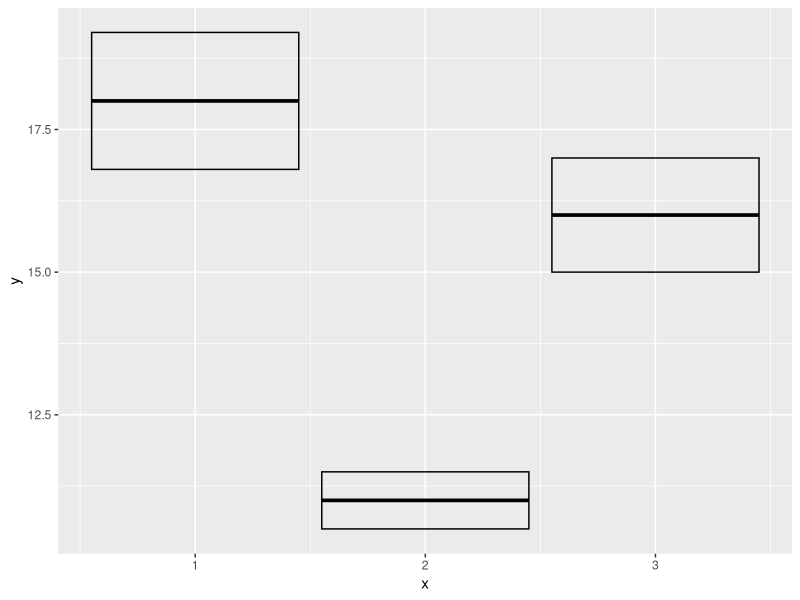
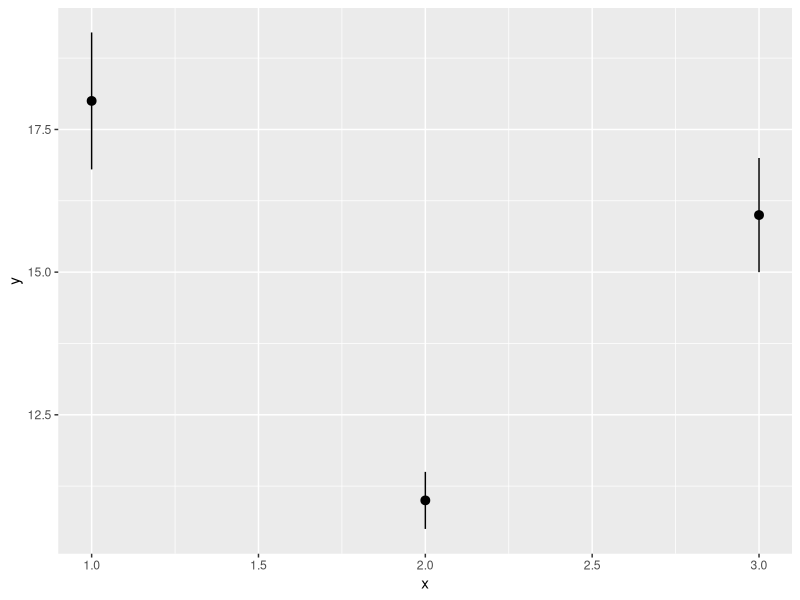
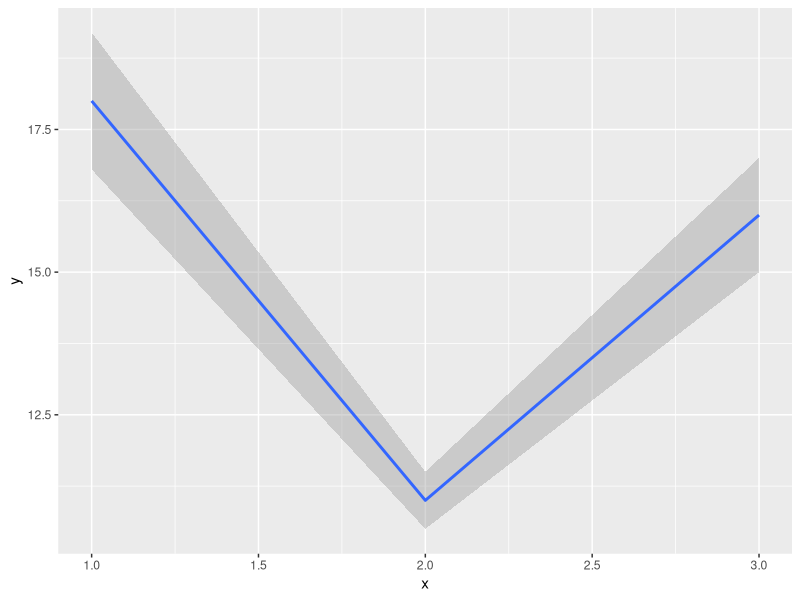
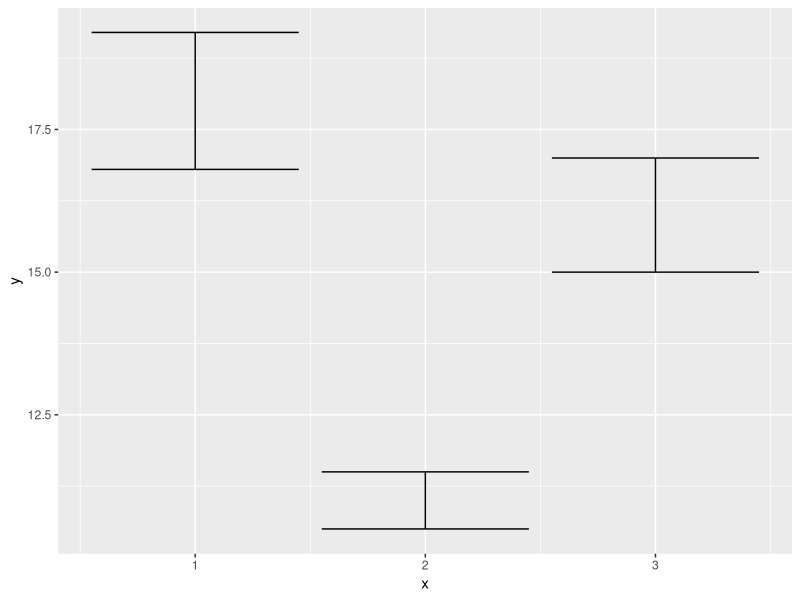
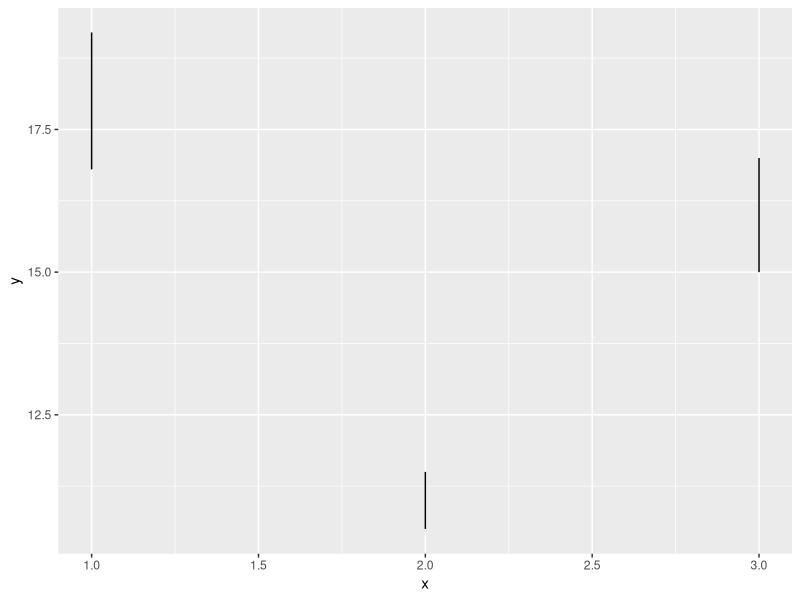
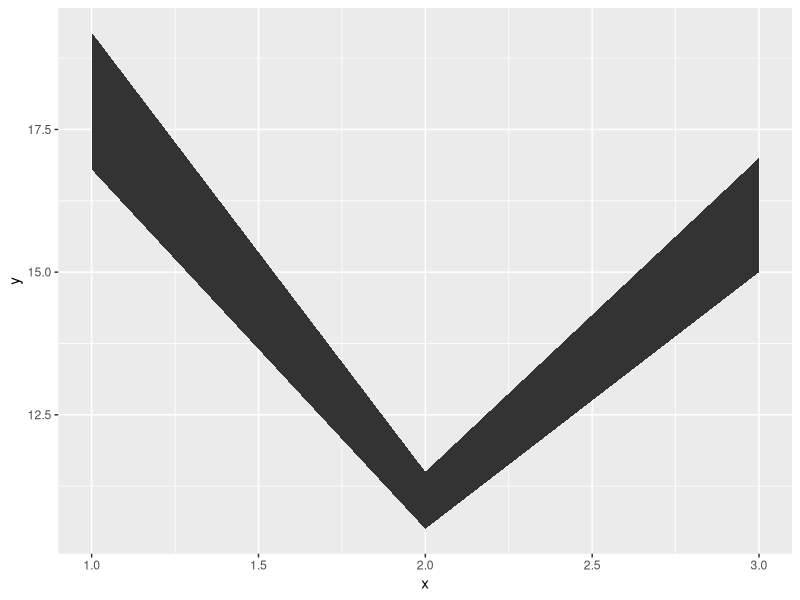

Generate these figures, in order, with R:
## ---- chunk 1
#| echo: false
library(tidyverse)
library(gridExtra) # multiplots

## ---- chunk 2
y <- c(18,11,16)
df <- data.frame(x=1:3, y=y,se=c(1.2,0.5,1.0))

base <- ggplot(df,aes(x,y,ymin=y-se,ymax=y+se))
base + geom_crossbar()
base + geom_pointrange()
base + geom_smooth(stat='identity')
## ---- chunk 3
base+geom_errorbar()
base+geom_linerange()
base+geom_ribbon()
